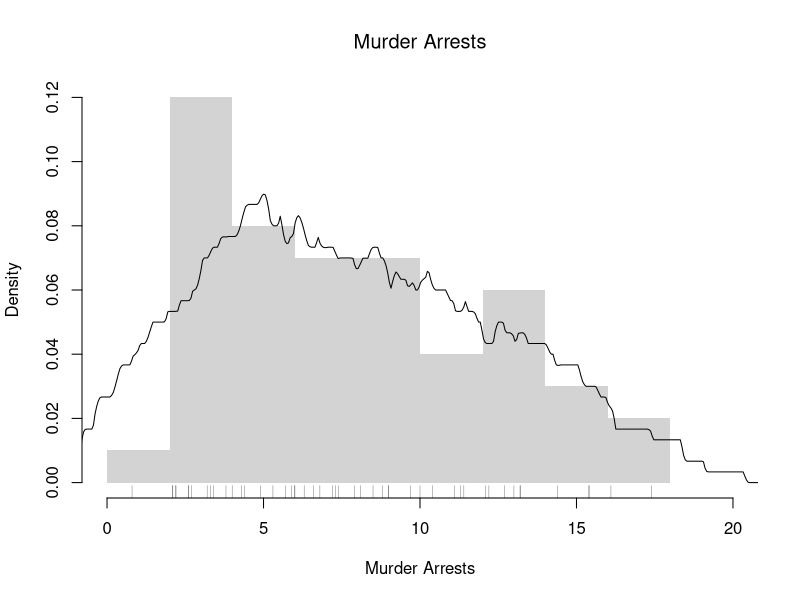
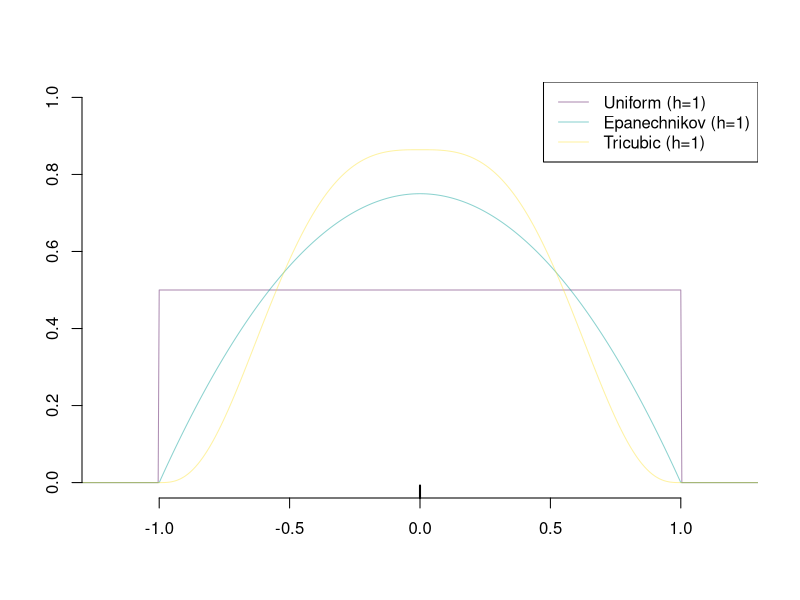
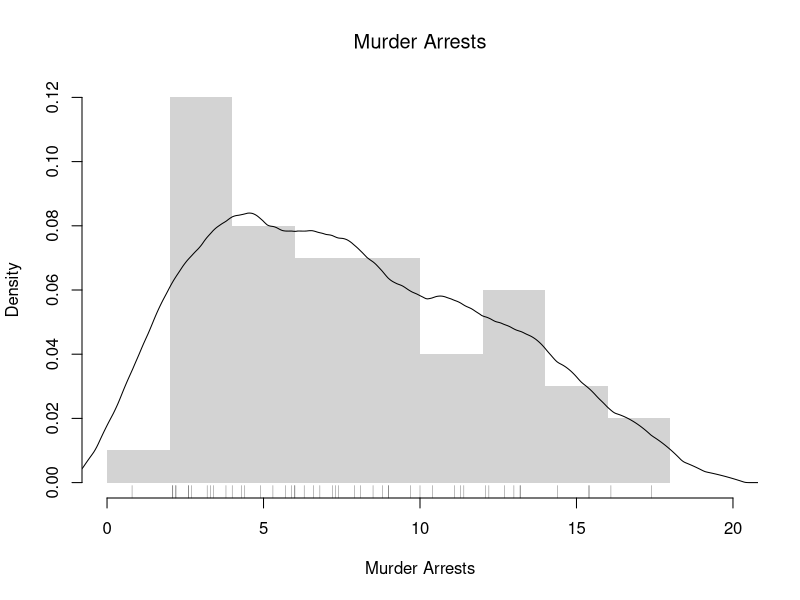
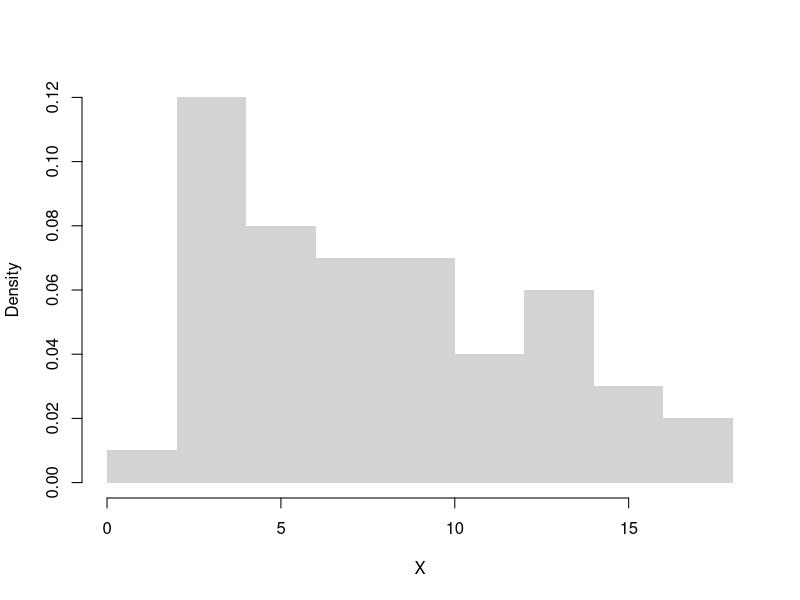
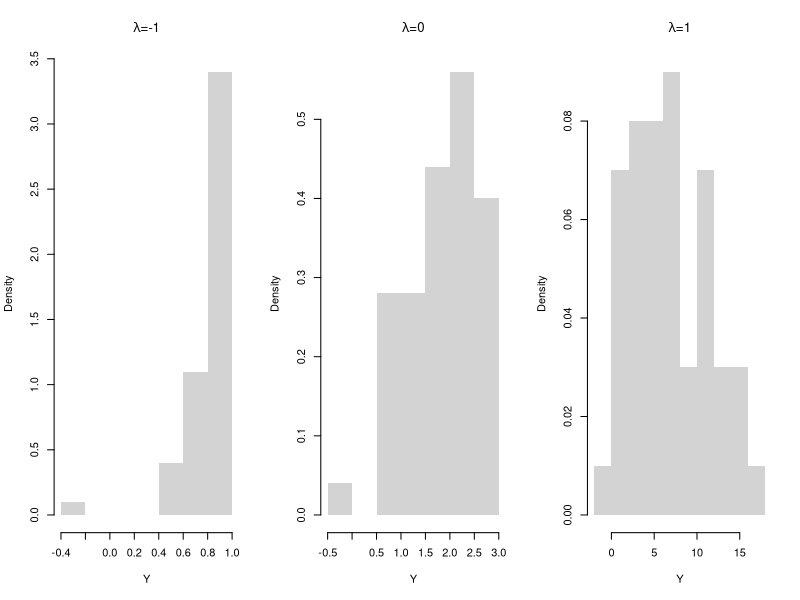
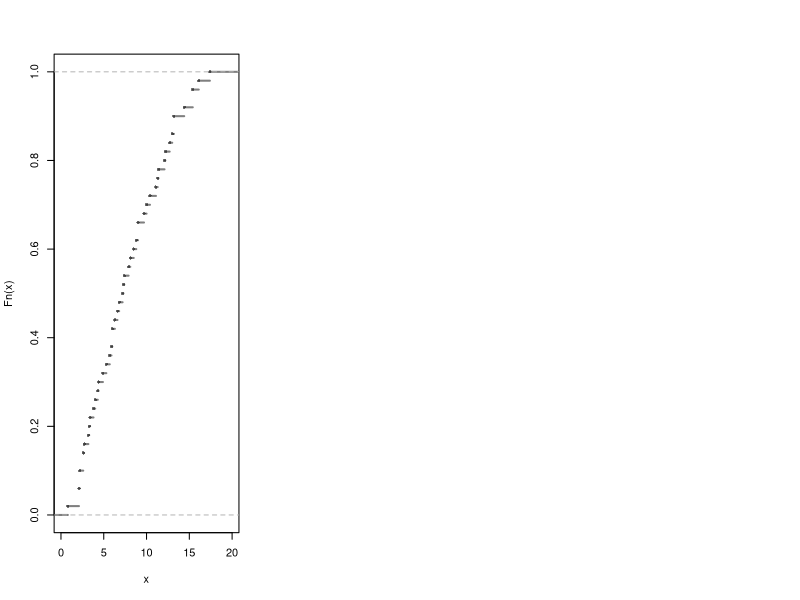

Recreate these plots in R, in order.
## ---- chunk 1
# Practical Example
X <- USArrests[, 'Murder']
hist(X,
    breaks=seq(0, 20, by=2), # bin width =2, so h=1
    freq=FALSE,
    border=NA,
    main=NA,
    xlab='Murder Arrests')
title('Murder Arrests', font.main=1)
# Density Estimate with half-width h=3
# 'density' reads bw as the kernel's standard deviation, so pass bw=h/sqrt(3)
h <- 3
lines( density(X, bw=h/sqrt(3), kernel='rectangular') )
# Raw Observations
rug(X, col=grey(0, .5))
## ---- chunk 2
# Kernel Density Functions

x <- 0 # Design point
X <- seq(-2, 2, length.out=1001) # Where to compute weight
h <- 1 # Half-width: all three kernels are zero beyond |X-x| > h


plot.new()
plot.window(xlim=c(-1.2, 1.2), ylim=c(0, 1))

## Uniform/rectangular
d_unif <- function(X, x, h){
    u <- abs(X-x)/h
    fu <- 1/2*(u <= 1)
    return(fu)
}
kU <- d_unif(X, x, h)
kern_cols <- hcl.colors(3, alpha=.45)
lines( kU ~ X, col=kern_cols[1], lty=1)

## Epanechnikov
d_epan <- function(X, x, h){
    u <- abs(X-x)/h
    fu <- 3/4*(1-u^2)*(u <= 1)
    return(fu)
}
kE <- d_epan(X, x, h)
lines( kE ~ X, col=kern_cols[2], lty=1)
## Try others using the 'density' function
# 'density' reads bw as the kernel's standard deviation, not the half-width h
#kE <-  density(x=0, bw=h/sqrt(5), kernel='epanechnikov')

## Tricubic
d_tricub <- function(X, x, h){
    u <- abs(X-x)/h
    fu <- 70/81*(1-u^3)^3*(u <= 1)
    return(fu)
}
kT <- d_tricub(X, x, h)
lines( kT ~ X, col=kern_cols[3], lty=1)


rug(0, lwd=2)
axis(1)
axis(2)

legend('topright', lty=1, col=kern_cols,
    legend=c('Uniform (h=1)', 'Epanechnikov (h=1)', 'Tricubic (h=1)'))
## ---- chunk 3
# Practical Example
X <- USArrests[, 'Murder']
hist(X,
    breaks=seq(0, 20, by=2), # bin width 2h=2, so h=1
    freq=FALSE,
    border=NA,
    main=NA,
    xlab='Murder Arrests')
title('Murder Arrests', font.main=1)
# Same half-width h=3 as the rectangular kernel above, but a smoother weight
# For the Epanechnikov kernel, bw=h/sqrt(5)
h <- 3
lines( density(X, bw=h/sqrt(5), kernel='epanechnikov') )
# Raw Observations
rug(X, col=grey(0, .5))
## ---- chunk 4
x <- 1:4

y <- exp(x)
y

z <- log(y)
z
## ---- chunk 5
# Box–Cox transform and inverse
bc_transform <- function(x, lambda) {
  if (any(x <= 0)) stop('Box-Cox requires x > 0')
  if (abs(lambda) < 1e-8) log(x) else (x^lambda - 1)/lambda
}
bc_inverse <- function(t, lambda) {
  if (abs(lambda) < 1e-8) exp(t) else (lambda*t + 1)^(1/lambda)
}

X <- USArrests[, 'Murder']
hist(X, main=NA, border=NA, freq=FALSE)

par(mfrow=c(1, 3))
for(lambda in c(-1, 0, 1)){
    Y <- bc_transform(X, lambda)
    hist(Y,
        main=NA,
        border=NA, freq=FALSE)
    title(bquote(paste(lambda, '=', .(lambda))), font.main=1)
}
## ---- chunk 6
# Continuous Example 1
x <- c(0, 1.123, 2.987, 3.654)
mean( sqrt(x) )
sqrt( mean(x) ) 

# Continuous Example 2
mean( log(x) )
log( mean(x) ) 
## ---- chunk 7
## Discrete Example
x  <- c(1, 2, 3)
px <- c(0.2, 0.5, 0.3)
MX <- sum(x * px)
MX

g  <- sqrt
g(MX)

MY <- sum(g(x) * px)
MY
## ---- chunk 8
mean( exp(x) )
exp( mean(x) )
## ---- chunk 9
# Empirical Distribution
X <- USArrests[, 'Murder']
FX_hat <- ecdf(X)
plot(FX_hat, lwd=2, xlim=c(0, 20),
    pch=16, col=grey(0, .5), main=NA)

# Generating random variables via inverse ECDF
p <- runif(3000) ## Multiple Draws
QX_hat <- quantile(FX_hat, p, type=1)
QX_hat[c(1, 2, 3)]

## Can also do directly from the data
QX_hat <- quantile(X, p, type=1)
QX_hat[c(1, 2, 3)]
## ---- chunk 10
# 4 random data points from 3 different distributions
runif(4)
rexp(4)
rnorm(4)
## ---- chunk 11
# Theoretical Quantile Function (from VGAM::qdagum)
qdagum <- function(p, scale.b=1, shape1.a, shape2.c) {
  # Quantile function (theoretically derived from the CDF)
  ans <- scale.b * (expm1(-log(p) / shape2.c))^(-1 / shape1.a)
  # Special known cases
  ans[p == 0] <- 0
  ans[p == 1] <- Inf
  # Safety Checks
  ans[p < 0] <- NaN
  ans[p > 1] <- NaN
  if(scale.b <= 0 | shape1.a <= 0 | shape2.c <= 0){ ans <- ans*NaN }
  # Return
  return(ans)
}

# Generate Random Variables (VGAM::rdagum)
rdagum <-function(n, scale.b=1, shape1.a, shape2.c){
    p <- runif(n) # generate random probabilities
    x <- qdagum(p, scale.b=scale.b, shape1.a=shape1.a, shape2.c=shape2.c) #find the inverses
    return(x)
}

# Example
set.seed(123)
X <- rdagum(3000, 1, 3, 1)
X[c(1, 2, 3)]
